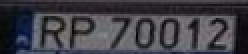
#> input picture ai-engine/data/RP70012.png, 124 x 27 px (shown 2 times larger)
$ python -i image_processing.py   (imports and definitions only)   (older library calls are emulated)
#> lines starting #> are read from the running program, lines starting #| are printed output that depends on the picture
import numpy as np
import cv2


def normalize_img(
    img: np.ndarray, height: int = 64, width: int = 295, to_gray: bool = False
) -> np.ndarray:

#> called with height = 64, width = 295, to_gray = False
    if to_gray and img.shape[-1] == 3:
        img = cv2.cvtColor(img, cv2.COLOR_RGB2GRAY)
    if not to_gray and len(img.shape) == 2:
        img = cv2.cvtColor(img, cv2.COLOR_GRAY2RGB)
    img = cv2.resize(img, (width, height))
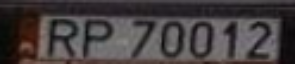
#> img: shape (64, 295, 3); mean of channels 0, 1, 2 63.8, 63.2, 69.6; drawn as B, G, R
    img = cv2.normalize(
        img, None, alpha=0, beta=1, norm_type=cv2.NORM_MINMAX, dtype=cv2.CV_32F
    )
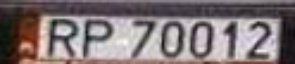
#> img: shape (64, 295, 3) float32; mean of channels 0, 1, 2 0.459, 0.455, 0.501; drawn as B, G, R

    if to_gray:
        img = np.reshape(img, [*img.shape, 1])
    return img

>>> import cv2
>>> picture = cv2.cvtColor(cv2.imread('../../../ai-engine/data/RP70012.png'), cv2.COLOR_BGR2RGB)
>>> result = normalize_img(picture)
